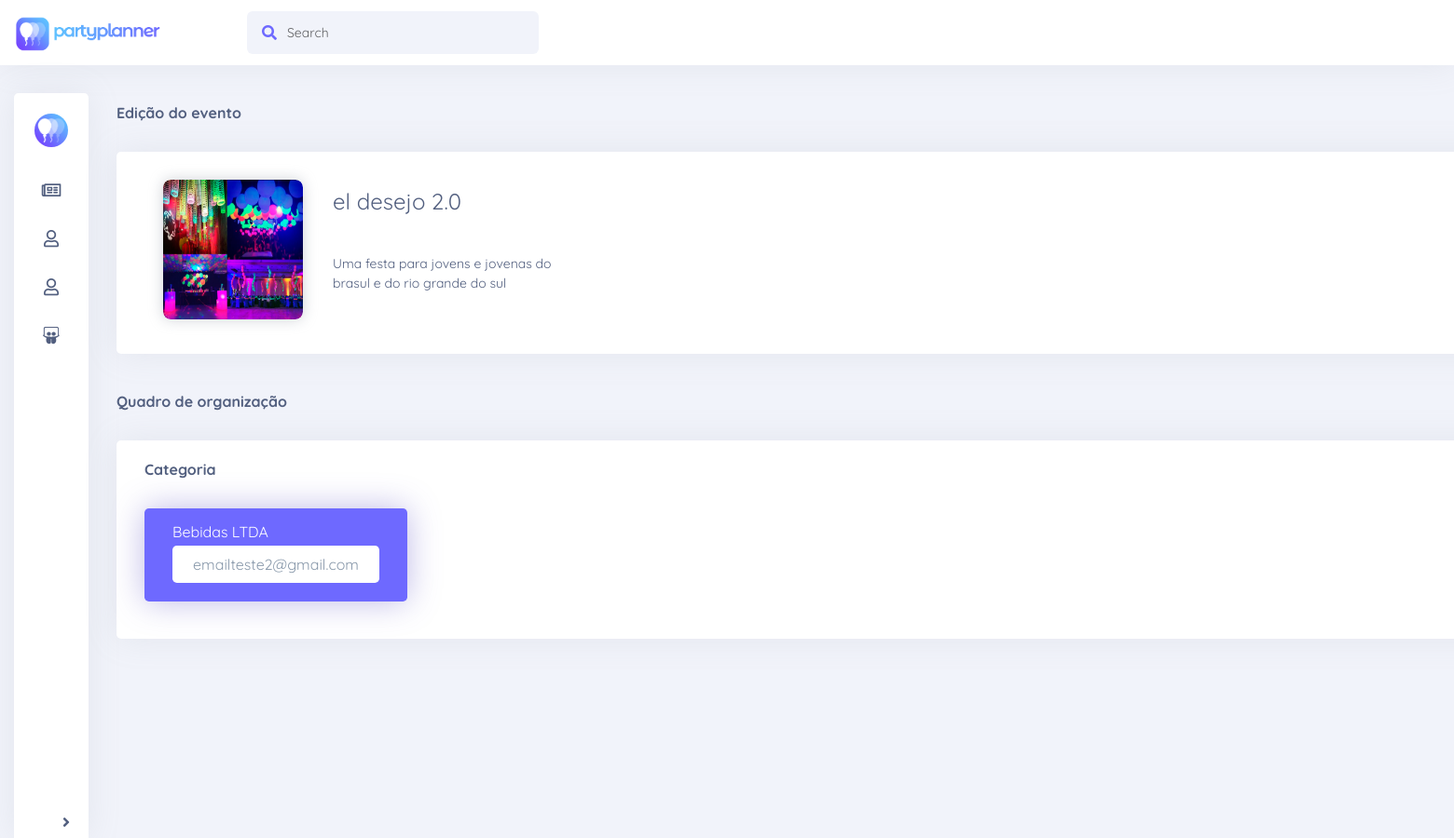
The page /view/form_evento.php?evento=42 on the database its author committed.
### tables this page shows
CREATE TABLE `eventos` (
  `id` bigint(20) UNSIGNED NOT NULL,
  `idUsuario` bigint(20) NOT NULL,
  `nome` varchar(191) NOT NULL,
  `descricao` varchar(300) DEFAULT NULL
);

CREATE TABLE `evento_servico` (
  `id` bigint(20) UNSIGNED NOT NULL,
  `idEvento` bigint(20) UNSIGNED NOT NULL,
  `idServico` bigint(20) UNSIGNED NOT NULL
);

CREATE TABLE `usuario` (
  `id` bigint(20) NOT NULL,
  `nome` varchar(100) NOT NULL,
  `email` varchar(200) NOT NULL,
  `senha` varchar(20) NOT NULL,
  `tipo` char(1) NOT NULL,
  `cnpj` int(14) DEFAULT NULL
);

### modelo/database.class.php (called while the page is built, shortened)
<?php
class Database{
    protected static $conn;
    private function __construct()
    {
        try
        {
            self::$conn = new PDO("mysql:host=". Config::HOST_NAME."; dbname=".Config::DATABASE_NAME, Config::DATABASE_USER_NAME, Config::DATABASE_PASSWORD);
            self::$conn->setAttribute(PDO::ATTR_ERRMODE, PDO::ERRMODE_EXCEPTION);
            self::$conn->exec('SET NAMES utf8');
        }
        catch (PDOException $e)
        {
            $email = new Email();
            die("Connection Error: " . $e->getMessage());
        }
    }
    public static function conectar()
    {
        return self::$conn;
    }
}

### controle/controleEvento.class.php (called while the page is built, shortened)
<?php
class ControleEvento extends ControleBase {
    private $evento;
    public function __construct() {
        $this->evento = new Evento();
    }
    public function controleAcao($acao,$param=null,$param2=null){
        switch ($acao) {
            default:
                return parent::controleAcao($acao,$param,$param2);
                break;
        }
    }
    protected function listarUnico($param){
        return $this->evento->listarUnico($param);
    }
}

### modelo/evento.class.php (called while the page is built, shortened)
<?php
class Evento implements IBaseModelo{
    private $nome;
    private $descricao;
    private $conn;
    public function getNome() {
        return $this->nome;
    }
    public function getDescricao() {
        return $this->descricao;
    }
    public function __construct() {
        $this->conn = Database::conectar();
    }
    public function listarUnico($id){
        try{
            $query="SELECT id,nome,descricao FROM eventos WHERE id=:id";
            $this->stmt= $this->conn->prepare($query);
            $this->stmt->bindValue(':id', $id, PDO::PARAM_INT);
            if($this->stmt->execute()){
                $evento = $this->stmt->fetchAll(PDO::FETCH_CLASS,"Evento");
            }
            return $evento[0];
        } catch(PDOException $e) {
            echo "<div class='alert alert-danger'>".$e->getMessage()."</div>";
            return null;
        }
    }
}

### controle/controleBase.class.php (called while the page is built, shortened)
<?php
abstract class ControleBase {
    public function controleAcao($acao,$param=null, $param2=null) {
        switch ($acao) {
             case "listarTodos":
                return $this->listarTodos($param, $param2);
                break;
            case "listarUnico":
                return $this->listarUnico($param);
                break;
        }
    }
}
?>

### controle/controleEventoServico.class.php (called while the page is built, shortened)
<?php
class ControleEventoServico extends ControleBase {
    private $evento;
    public function __construct() {
        $this->evento = new EventoServico();
    }
    public function controleAcao($acao,$param=null,$param2=null){
        switch ($acao) {
            default:
                return parent::controleAcao($acao,$param,$param2);
                break;
        }
    }
    protected function listarTodos($param=null, $param2){
        return $this->evento->listarTodos($param, $param2);
    }
}

### modelo/eventoservico.class.php (called while the page is built, shortened)
<?php
class EventoServico implements IBaseModelo{
    private $idServico;
    private $conn;
    public function getIdServico() {
        return $this->idServico;
    }
    public function __construct() {
        $this->conn = Database::conectar();
    }
    public function listarTodos($evento, $idUsuario){
        try{
            if(!is_null($evento)){
                $query="SELECT id,idEvento,idServico FROM evento_servico WHERE idEvento = :evento";
            }else{
                $query="SELECT id,idEvento,idServico FROM evento_servico";
            }
            $this->stmt= $this->conn->prepare($query);
            if(!is_null($evento))$this->stmt->bindValue(':evento', $evento, PDO::PARAM_INT);
            if($this->stmt->execute()){
                $eventos = $this->stmt->fetchAll(PDO::FETCH_CLASS,"EventoServico");
            }
            return $eventos;
        } catch(PDOException $e) {
            echo "<div class='alert alert-danger'>".$e->getMessage()."</div>";
            return null;
        }
    }
}

### controle/controleServico.class.php (called while the page is built, shortened)
<?php
class ControleServico extends ControleBase {
    private $servico;
    public function __construct() {
        $this->servico = new Servico();
    }
    public function controleAcao($acao,$param=null,$param2=null){
        switch ($acao) {
            default:
                return parent::controleAcao($acao,$param,$param2);
                break;
        }
    }
    protected function listarUnico($param){
        return $this->servico->listarUnico($param);
    }
}

### modelo/servico.class.php (called while the page is built, shortened)
<?php
class Servico implements IBaseModelo{
    private $nome;
    private $email;
    private $conn;
    public function getNome() {
        return $this->nome;
    }
    public function getEmail() {
        return $this->email;
    }
    public function __construct() {
        $this->conn = Database::conectar();
    }
    public function listarUnico($id){
        try{
            $query="SELECT id, nome, email, senha, cnpj FROM usuario WHERE id=:id AND tipo='S'";
            $this->stmt= $this->conn->prepare($query);
            $this->stmt->bindValue(':id', $id, PDO::PARAM_INT);
            if($this->stmt->execute()){
                $servico = $this->stmt->fetchAll(PDO::FETCH_CLASS,"Servico");
            }
            return $servico[0];
        } catch(PDOException $e) {
            echo "<div class='alert alert-danger'>".$e->getMessage()."</div>";
            return null;
        }
    }
}

### view/form_evento.php (the view, shortened to what this page needs)
<?php
	if($_GET['evento']){
        $eventoServicoControle = new ControleEventoServico();
        $eventosServicos = [];
        $eventosServicos = $eventoServicoControle->controleAcao("listarTodos", $_GET["evento"]);
        $eventoControle = new ControleEvento();
        $eventoControle->setVisao($_GET);
        $eventoUnico = $eventoControle->controleAcao("listarUnico", $_GET["evento"]);
    }
?>
<!DOCTYPE html>
<html>
<?php include_once('include/head.php'); ?>
<body>
    <?php include_once('include/navbar.php'); ?>
    <div class="wrapper">
    	<?php include_once('include/sidebar.php'); ?>
    	<div id="page">
			<div class="filtros">Edição do evento</div>
                        <div class="content co-10 normal-shadow">
                            <div class="content-header" style="float: left;">
                                <div class="header-photo alternative-shadow">
                                    <img src="img/blog-neon-6.jpg">
                                </div>
                            </div>
                            <div class="col-lg-12" style="margin-top: 20px;">
                                <div class="form-group">
                                    <input type="text" style="width: 300px !important;" id="input-nome" class="form-control form-control-alternative form-edita form-title" placeholder="First name" value="<?= isset($eventoUnico) ? $eventoUnico->getNome() : "";?>">
                                </div>
                            </div>
                            <div class="col-lg-12">
                                <div class="form-group">
                                    <textarea data-descricao="<?= isset($eventoUnico) ? $eventoUnico->getDescricao() : "";?>" id="input-descricao" style="resize: none; width: 300px !important;" class="form-control form-control-alternative form-edita" rows="3" placeholder="Adicione aqui a descrição do seu evento"></textarea>
                                </div>
                            </div>
                        </div>
                        <div class="filtros">Quadro de organização</div>
                        <div class="content co-10 co-ult normal-shadow">
                            <div class="filtros">Categoria</div>
                            <?php
                                if(!empty($eventosServicos)){
                                    foreach ($eventosServicos as $es) {
                                        $servicoControle = new ControleServico();
                                        $servicoUnico = $servicoControle->controleAcao("listarUnico", $es->getIdServico());
                                        echo "<div class='content co-2 coh-1' style='background-color: #6e69ff; box-shadow: 0 0 35px 0 rgba(92, 79, 196, 0.4); color: #fff;'>".$servicoUnico->getNome()."<br/><div style='    background: white; text-align: center; border-radius: 0.3rem; padding: 5px 10px; color: #8898aa;'>".$servicoUnico->getEmail()."</div></div>";
                                    }
                                }
                            ?>
                        </div>
		</div>
    </div>
</body>
</html>

### view/css/main.css (style rules this page uses)
.wrapper { display: flex; align-items: stretch; }
.wrapper { display: flex; margin-top: 30px; align-items: stretch; width: 1800px; margin-left: auto; margin-right: auto; padding: 0px 15px; }
html { height: 100%; }
body { font-family: 'Quicksand' !important; background-color: #f1f3fa !important; height: 100%; }
#page { width: 100%; margin: 0px 0px 0px 30px; text-align: left; }
#page .content { display: inline-block; }
.content { background: #fff; border-radius: 0.3rem; margin-right: 2%; margin-bottom: 30px; float: left; box-sizing: border-box; padding: 10px 30px; line-height: 30px; }
.co-2 { width: 18%; }
.co-10 { width: 98%; }
.coh-1 { height: 100px; }
.co-ult { margin-right: 0px; }
.normal-shadow { box-shadow: 0 0 35px 0 rgba(154,161,171,.15); }
.filtros { margin: 0px 0px 20px 0px; font-weight: bold; line-height: 43px; }
.content-header { padding: 20px 20px 0px; }
.content-header .header-photo { width: 150px; height: 150px; border-radius: 0.5rem; overflow: hidden; }
.content-header .header-photo img { border-radius: 0.5rem; width: 100%; height: 100%; transition: all 0.1s; }
.alternative-shadow { box-shadow: 0 0 15px 0 rgba(154, 161, 171, 0.48); }
.form-edita { color: #525f7f !important; background-color: transparent !important; }
.form-title { font-size: 1.5rem !important; }

### rows shown on the page
eventos: nome "el desejo 2.0", descricao "Uma festa para jovens e jovenas do brasul e do rio grande do sul"
evento_servico: usuario.nome "Bebidas LTDA", usuario.email "emailteste2@gmail.com"
